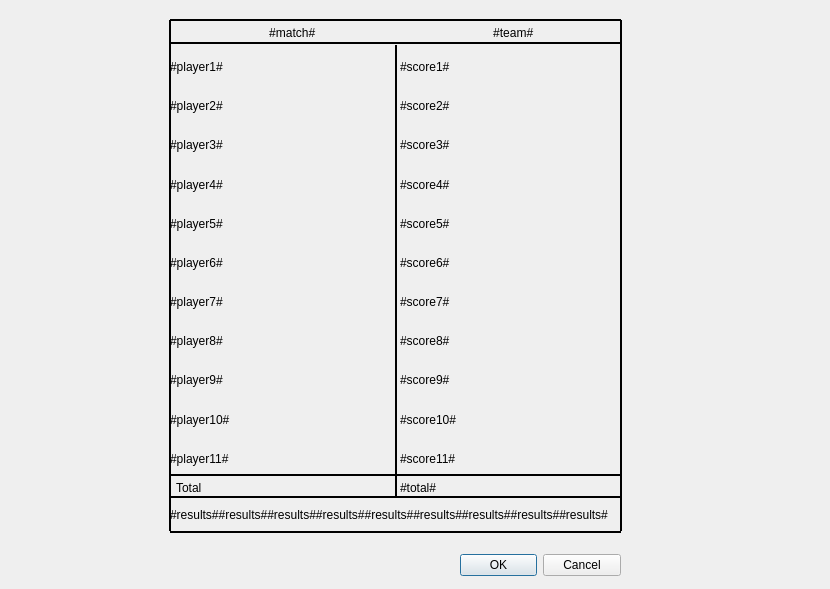
<?xml version="1.0" encoding="UTF-8"?>
<ui version="4.0">
 <class>Dialog</class>
 <widget class="QDialog" name="Dialog">
  <property name="geometry">
   <rect>
    <x>0</x>
    <y>0</y>
    <width>830</width>
    <height>589</height>
   </rect>
  </property>
  <property name="mouseTracking">
   <bool>false</bool>
  </property>
  <property name="tabletTracking">
   <bool>false</bool>
  </property>
  <property name="windowTitle">
   <string>Dialog</string>
  </property>
  <property name="sizeGripEnabled">
   <bool>false</bool>
  </property>
  <widget class="QDialogButtonBox" name="buttonBox">
   <property name="geometry">
    <rect>
     <x>460</x>
     <y>550</y>
     <width>161</width>
     <height>31</height>
    </rect>
   </property>
   <property name="orientation">
    <enum>Qt::Horizontal</enum>
   </property>
   <property name="standardButtons">
    <set>QDialogButtonBox::Cancel|QDialogButtonBox::Ok</set>
   </property>
  </widget>
  <widget class="QWidget" name="verticalLayoutWidget">
   <property name="geometry">
    <rect>
     <x>170</x>
     <y>50</y>
     <width>221</width>
     <height>425</height>
    </rect>
   </property>
   <layout class="QVBoxLayout" name="verticalLayout">
    <item>
     <widget class="QLabel" name="label_4">
      <property name="palette">
       <palette>
        <active>
         <colorrole role="Base">
          <brush brushstyle="SolidPattern">
           <color alpha="255">
            <red>255</red>
            <green>255</green>
            <blue>255</blue>
           </color>
          </brush>
         </colorrole>
         <colorrole role="Window">
          <brush brushstyle="SolidPattern">
           <color alpha="255">
            <red>156</red>
            <green>198</green>
            <blue>141</blue>
           </color>
          </brush>
         </colorrole>
        </active>
        <inactive>
         <colorrole role="Base">
          <brush brushstyle="SolidPattern">
           <color alpha="255">
            <red>255</red>
            <green>255</green>
            <blue>255</blue>
           </color>
          </brush>
         </colorrole>
         <colorrole role="Window">
          <brush brushstyle="SolidPattern">
           <color alpha="255">
            <red>156</red>
            <green>198</green>
            <blue>141</blue>
           </color>
          </brush>
         </colorrole>
        </inactive>
        <disabled>
         <colorrole role="Base">
          <brush brushstyle="SolidPattern">
           <color alpha="255">
            <red>156</red>
            <green>198</green>
            <blue>141</blue>
           </color>
          </brush>
         </colorrole>
         <colorrole role="Window">
          <brush brushstyle="SolidPattern">
           <color alpha="255">
            <red>156</red>
            <green>198</green>
            <blue>141</blue>
           </color>
          </brush>
         </colorrole>
        </disabled>
       </palette>
      </property>
      <property name="text">
       <string>#player1#</string>
      </property>
     </widget>
    </item>
    <item>
     <widget class="QLabel" name="label_12">
      <property name="text">
       <string>#player2#</string>
      </property>
     </widget>
    </item>
    <item>
     <widget class="QLabel" name="label_5">
      <property name="text">
       <string>#player3#</string>
      </property>
     </widget>
    </item>
    <item>
     <widget class="QLabel" name="label_6">
      <property name="text">
       <string>#player4#</string>
      </property>
     </widget>
    </item>
    <item>
     <widget class="QLabel" name="label_9">
      <property name="text">
       <string>#player5#</string>
      </property>
     </widget>
    </item>
    <item>
     <widget class="QLabel" name="label_8">
      <property name="text">
       <string>#player6#</string>
      </property>
     </widget>
    </item>
    <item>
     <widget class="QLabel" name="label_13">
      <property name="text">
       <string>#player7#</string>
      </property>
     </widget>
    </item>
    <item>
     <widget class="QLabel" name="label_10">
      <property name="text">
       <string>#player8#</string>
      </property>
     </widget>
    </item>
    <item>
     <widget class="QLabel" name="label_11">
      <property name="text">
       <string>#player9#</string>
      </property>
     </widget>
    </item>
    <item>
     <widget class="QLabel" name="label_7">
      <property name="text">
       <string>#player10#</string>
      </property>
     </widget>
    </item>
    <item>
     <widget class="QLabel" name="label_3">
      <property name="text">
       <string>#player11#</string>
      </property>
     </widget>
    </item>
   </layout>
  </widget>
  <widget class="QWidget" name="verticalLayoutWidget_2">
   <property name="geometry">
    <rect>
     <x>400</x>
     <y>50</y>
     <width>221</width>
     <height>425</height>
    </rect>
   </property>
   <layout class="QVBoxLayout" name="verticalLayout_2">
    <item>
     <widget class="QLabel" name="label_15">
      <property name="text">
       <string>#score1#</string>
      </property>
     </widget>
    </item>
    <item>
     <widget class="QLabel" name="label_20">
      <property name="text">
       <string>#score2#</string>
      </property>
     </widget>
    </item>
    <item>
     <widget class="QLabel" name="label_16">
      <property name="text">
       <string>#score3#</string>
      </property>
     </widget>
    </item>
    <item>
     <widget class="QLabel" name="label_17">
      <property name="text">
       <string>#score4#</string>
      </property>
     </widget>
    </item>
    <item>
     <widget class="QLabel" name="label_24">
      <property name="text">
       <string>#score5#</string>
      </property>
     </widget>
    </item>
    <item>
     <widget class="QLabel" name="label_21">
      <property name="text">
       <string>#score6#</string>
      </property>
     </widget>
    </item>
    <item>
     <widget class="QLabel" name="label_18">
      <property name="text">
       <string>#score7#</string>
      </property>
     </widget>
    </item>
    <item>
     <widget class="QLabel" name="label_22">
      <property name="text">
       <string>#score8#</string>
      </property>
     </widget>
    </item>
    <item>
     <widget class="QLabel" name="label_19">
      <property name="text">
       <string>#score9#</string>
      </property>
     </widget>
    </item>
    <item>
     <widget class="QLabel" name="label_23">
      <property name="text">
       <string>#score10#</string>
      </property>
     </widget>
    </item>
    <item>
     <widget class="QLabel" name="label_14">
      <property name="text">
       <string>#score11#</string>
      </property>
     </widget>
    </item>
   </layout>
  </widget>
  <widget class="QLabel" name="label_2">
   <property name="geometry">
    <rect>
     <x>400</x>
     <y>23</y>
     <width>221</width>
     <height>20</height>
    </rect>
   </property>
   <property name="text">
    <string>                            #team#</string>
   </property>
  </widget>
  <widget class="QLabel" name="label_25">
   <property name="geometry">
    <rect>
     <x>170</x>
     <y>499</y>
     <width>451</width>
     <height>31</height>
    </rect>
   </property>
   <property name="text">
    <string>#results##results##results##results##results##results##results##results##results#</string>
   </property>
  </widget>
  <widget class="Line" name="line">
   <property name="geometry">
    <rect>
     <x>170</x>
     <y>522</y>
     <width>451</width>
     <height>20</height>
    </rect>
   </property>
   <property name="frameShadow">
    <enum>QFrame::Plain</enum>
   </property>
   <property name="lineWidth">
    <number>2</number>
   </property>
   <property name="orientation">
    <enum>Qt::Horizontal</enum>
   </property>
  </widget>
  <widget class="Line" name="line_2">
   <property name="geometry">
    <rect>
     <x>160</x>
     <y>20</y>
     <width>20</width>
     <height>511</height>
    </rect>
   </property>
   <property name="frameShadow">
    <enum>QFrame::Plain</enum>
   </property>
   <property name="lineWidth">
    <number>2</number>
   </property>
   <property name="orientation">
    <enum>Qt::Vertical</enum>
   </property>
  </widget>
  <widget class="Line" name="line_3">
   <property name="geometry">
    <rect>
     <x>611</x>
     <y>20</y>
     <width>20</width>
     <height>511</height>
    </rect>
   </property>
   <property name="frameShadow">
    <enum>QFrame::Plain</enum>
   </property>
   <property name="lineWidth">
    <number>2</number>
   </property>
   <property name="orientation">
    <enum>Qt::Vertical</enum>
   </property>
  </widget>
  <widget class="Line" name="line_4">
   <property name="geometry">
    <rect>
     <x>170</x>
     <y>10</y>
     <width>451</width>
     <height>20</height>
    </rect>
   </property>
   <property name="frameShadow">
    <enum>QFrame::Plain</enum>
   </property>
   <property name="lineWidth">
    <number>2</number>
   </property>
   <property name="orientation">
    <enum>Qt::Horizontal</enum>
   </property>
  </widget>
  <widget class="Line" name="line_5">
   <property name="geometry">
    <rect>
     <x>170</x>
     <y>487</y>
     <width>451</width>
     <height>20</height>
    </rect>
   </property>
   <property name="frameShadow">
    <enum>QFrame::Plain</enum>
   </property>
   <property name="lineWidth">
    <number>2</number>
   </property>
   <property name="orientation">
    <enum>Qt::Horizontal</enum>
   </property>
  </widget>
  <widget class="Line" name="line_6">
   <property name="geometry">
    <rect>
     <x>381</x>
     <y>45</y>
     <width>31</width>
     <height>451</height>
    </rect>
   </property>
   <property name="frameShadow">
    <enum>QFrame::Plain</enum>
   </property>
   <property name="lineWidth">
    <number>2</number>
   </property>
   <property name="orientation">
    <enum>Qt::Vertical</enum>
   </property>
  </widget>
  <widget class="Line" name="line_7">
   <property name="geometry">
    <rect>
     <x>170</x>
     <y>35</y>
     <width>451</width>
     <height>16</height>
    </rect>
   </property>
   <property name="frameShadow">
    <enum>QFrame::Plain</enum>
   </property>
   <property name="lineWidth">
    <number>2</number>
   </property>
   <property name="orientation">
    <enum>Qt::Horizontal</enum>
   </property>
  </widget>
  <widget class="QLabel" name="label_26">
   <property name="geometry">
    <rect>
     <x>176</x>
     <y>480</y>
     <width>221</width>
     <height>16</height>
    </rect>
   </property>
   <property name="text">
    <string>Total</string>
   </property>
  </widget>
  <widget class="QLabel" name="label_27">
   <property name="geometry">
    <rect>
     <x>400</x>
     <y>480</y>
     <width>221</width>
     <height>16</height>
    </rect>
   </property>
   <property name="text">
    <string>#total#</string>
   </property>
  </widget>
  <widget class="Line" name="line_8">
   <property name="geometry">
    <rect>
     <x>170</x>
     <y>465</y>
     <width>451</width>
     <height>21</height>
    </rect>
   </property>
   <property name="frameShadow">
    <enum>QFrame::Plain</enum>
   </property>
   <property name="lineWidth">
    <number>2</number>
   </property>
   <property name="orientation">
    <enum>Qt::Horizontal</enum>
   </property>
  </widget>
  <widget class="QLabel" name="label_28">
   <property name="geometry">
    <rect>
     <x>176</x>
     <y>23</y>
     <width>221</width>
     <height>20</height>
    </rect>
   </property>
   <property name="text">
    <string>                            #match#</string>
   </property>
  </widget>
 </widget>
 <resources/>
 <connections>
  <connection>
   <sender>buttonBox</sender>
   <signal>accepted()</signal>
   <receiver>Dialog</receiver>
   <slot>accept()</slot>
   <hints>
    <hint type="sourcelabel">
     <x>248</x>
     <y>254</y>
    </hint>
    <hint type="destinationlabel">
     <x>157</x>
     <y>274</y>
    </hint>
   </hints>
  </connection>
  <connection>
   <sender>buttonBox</sender>
   <signal>rejected()</signal>
   <receiver>Dialog</receiver>
   <slot>reject()</slot>
   <hints>
    <hint type="sourcelabel">
     <x>316</x>
     <y>260</y>
    </hint>
    <hint type="destinationlabel">
     <x>286</x>
     <y>274</y>
    </hint>
   </hints>
  </connection>
 </connections>
</ui>
